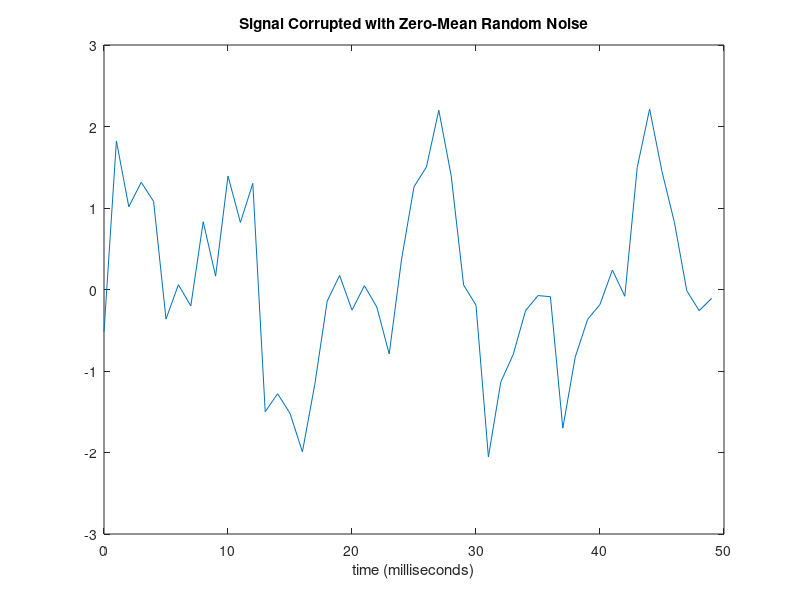

Here is the MATLAB script that generated this plot: (Note: this script raises an error after producing the figure.)
%
%  This example performs fourier series studies for analysing a wave-form
% We apply fast fourier transforms to a signal x(t) with various degrees of
% fast fourier series , in the sequence of increasing powers of 2.
% Each application is performed by using the parfeval function to pass the
% work to one of the workers. 
% 
t= 0.0:0.1:6.0 ;  % time interval is 0.0 to 6.0 


Fs = 1000;                    % Sampling frequency
T = 1/Fs;                     % Sample time
L = 1000;                     % Length of signal
t = (0:L-1)*T;                % Time vector

%% Prepare a sample signal with an artificial noise introduced to it.
%
% Pure signal is the sum of a 50 Hz sinusoid and a 120 Hz sinusoid wave.
   X = 0.7*sin(2*pi*50*t) + sin(2*pi*120*t); 
   
%   artifical noise is normally distributed around 0.0 with amplitude=0.5 
   noise = 0.5*randn( size(t) ) ; 
   xdirty = X + noise;     % Sinusoids plus noise

%%  plot the polluted signal.. 
h1= plot(Fs*t(1:50),xdirty(1:50) ); 
title('Signal Corrupted with Zero-Mean Random Noise')
xlabel('time (milliseconds)')


%% preliminaries 
powfft = nextpow2(L) ; % Next power of 2 from length of pure signal x.
%
Y = zeros(1,2^powfft ) ; % pre allocate Y vector for efficiency reasons...

% 
%% Serial Execution :
tic; 
for ii = 3:powfft 
    NFFT = 2^ii;
    Y= myfourier( xdirty , L , Fs, NFFT ) ;
    
end
toc; 
%
%%  Parallel execution : 
 pool= gcp();  %   start the parallel pool 
% parallel evaluate myfourier function 
% each parfeval invokation returns a different FFT series.
%  defined by  2^ii terms in the series. We start with 2^3 i.e. 8 terms in
%  the series.
% 
%  Each invocation returns a different parallel-evaluation handle RES
 tic; 
 for ii = 3:powfft 
     NFFT = 2^ii;
     RES(ii) = parfeval(  pool , @myfourier ,1 , xdirty , L , Fs , NFFT ) ;
 end
%  Now we recover the results  by using the handles RES returned at each call to
%  parfeval by passing it to fetchNext . 
%  Note that fetchNext waits for a result to return. The returned result is
%  then set to the value of aresult below.  idcomplete returns the index
%  number of the parfeval call whose result is being returned. 
%  There is no guarantee that the results will be returned in the same
%  sequence as the parfeval calls are made and that is why we need the
%  idcomplete index. 

%%  Fetch results  
%fetchNext 
 for ii = 3:powfft
     [ idcomplete , aresult ] = fetchNext(RES(3:powfft) ) ;
      yresult{idcomplete} = aresult ;
 end
 toc ;
 %%  Plot Results
 hf= figure ; % start a new figure ...
 for ii = 3:powfft 
     Y = yresult{ii-2} ; 
     NFFT = 2^ii;
   
% Plot single-sided amplitude spectrum.
% figure
    f = Fs/2*linspace(0,1,NFFT/2+1);
    plot(f,2*abs(Y(1:NFFT/2+1)))   
    nffc = num2str(NFFT );
    title([ 'Single-Sided Amplitude Spectrum of y(t) using ' nffc ' terms' ])
    xlabel('Frequency (Hz)')
    ylabel('|Y(f)|')
    pause
end
 close(hf) ; % close the figure 
